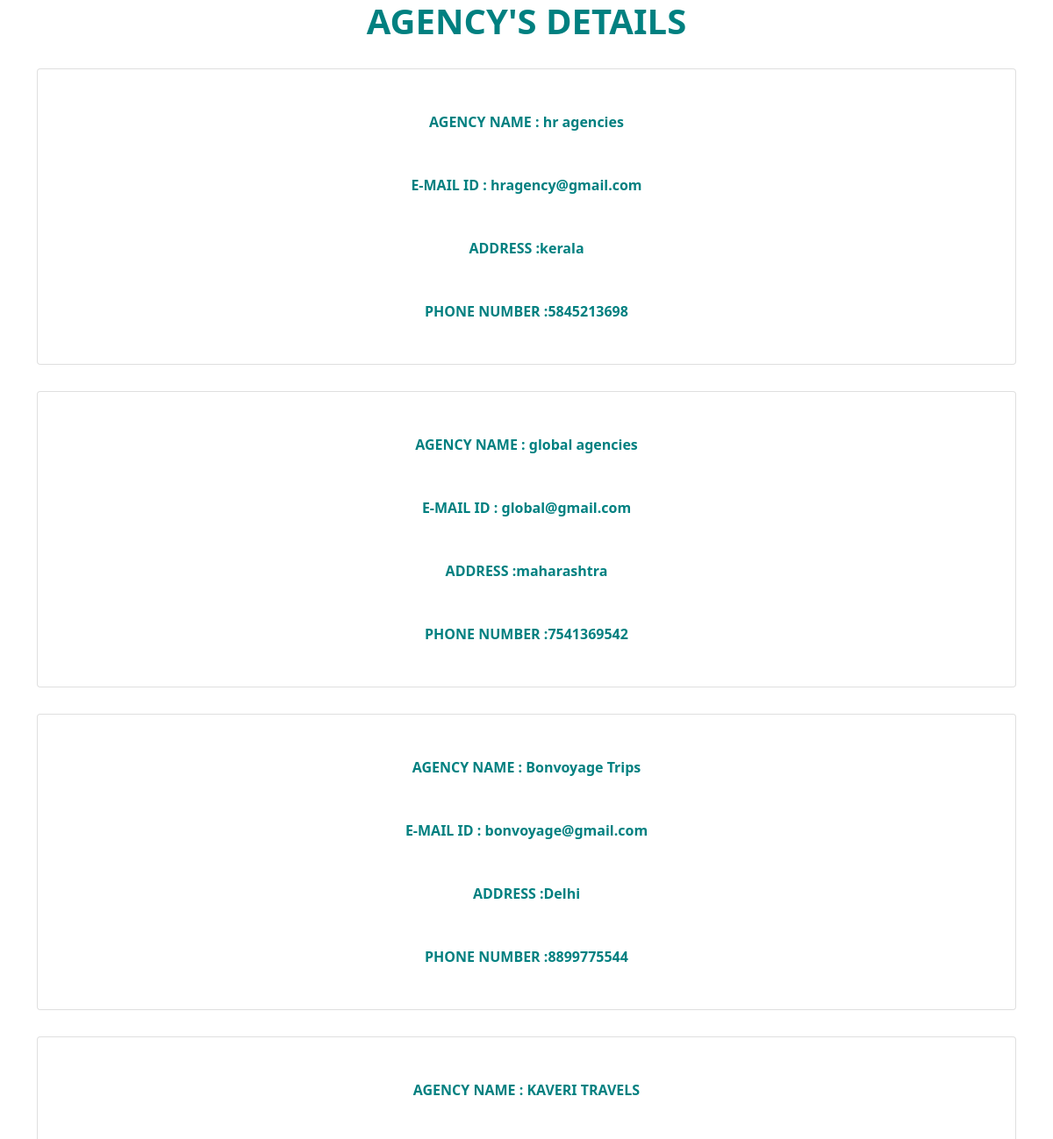
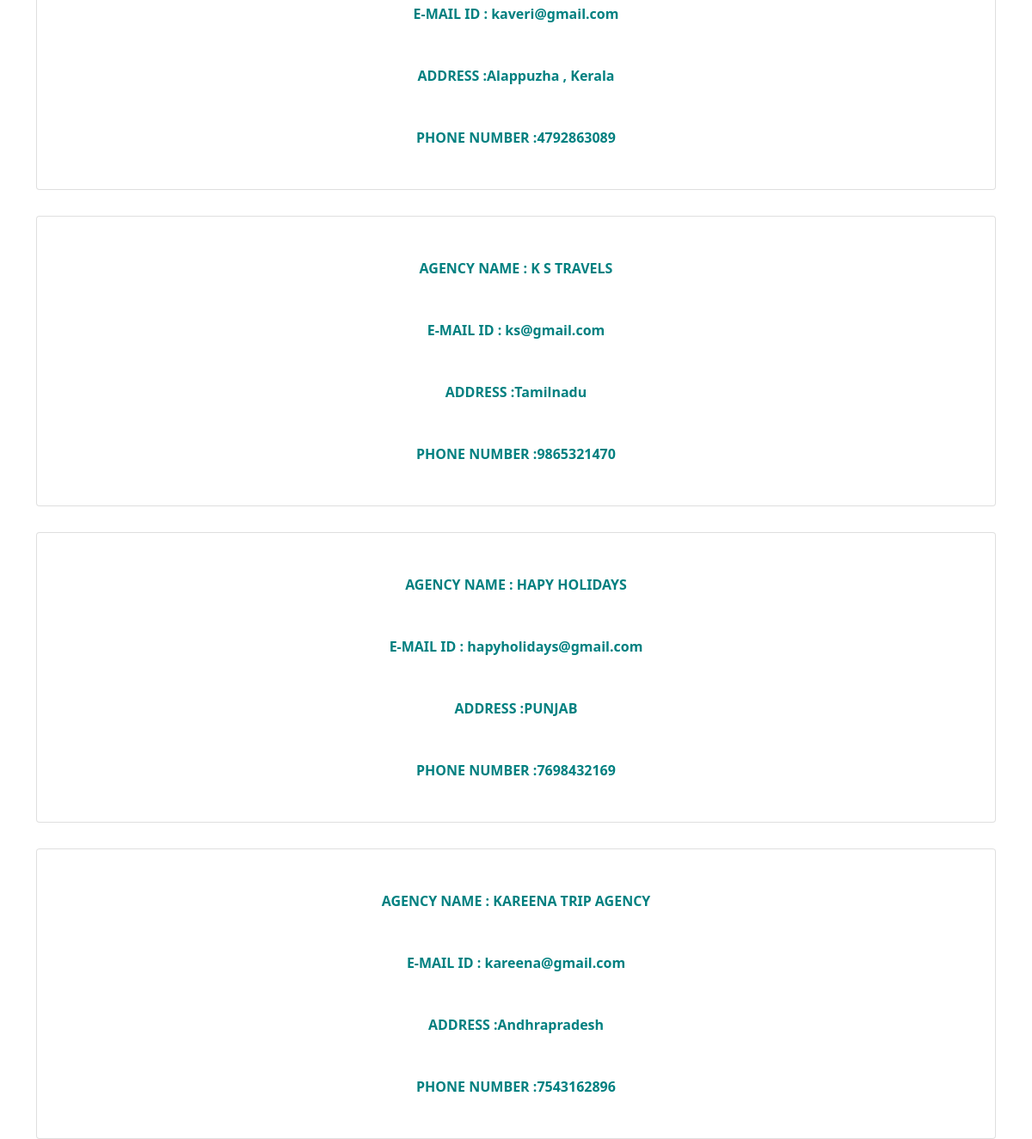
Page /bonvoyage/agencydetails/ on the committed database (2 pictures, top to bottom).
### bonvoyage/models.py (models this page shows)
class agencyregmodel(models.Model):
    agency=models.CharField(max_length=20)
    email=models.EmailField()
    address=models.CharField(max_length=300)
    phone=models.IntegerField()
    password=models.CharField(max_length=10)

### bonvoyage/views.py (the view)
# urls.py: path('agencydetails/',agencydetails),
def agencydetails(request):
    a=agencyregmodel.objects.all()
    return render(request,'agencydetails.html',{'a':a})

### bonvoyage/templates/agencydetails.html (shortened to what this page needs)
<!DOCTYPE html>
<html lang="en">
<head>
    <link href="https://cdn.jsdelivr.net/npm/bootstrap@5.0.2/dist/css/bootstrap.min.css" rel="stylesheet"
>
</head>
<body background="https://img.freepik.com/premium-vector/white-clouds-blue-sky-seamless-pattern-different-form-fluffy-clouds-light-heaven-background-vector-flat-cartoon-style-abstract-endless-texture-web-covers-decoration-kids-print-design_502274-343.jpg?w=2000">
<center><h1 style="color:teal;"><strong>AGENCY'S DETAILS</strong></h1></center>
<form method="post">{% csrf_token %}
    {% for i in a %}
    <div class="container" style="margin-top:30px;">
        <div class="card" style="text-align:center;color:teal"><br><br>
        <label><b>AGENCY NAME : {{i.agency}}</b></label><br><br>
        <label><b>E-MAIL ID : {{i.email}}</b></label><br><br>
        <label><b>ADDRESS :{{i.address}}</b></label><br><br>
        <label><b>PHONE NUMBER :{{i.phone}}</b></label><br><br>
        </div>
    </div>
    {% endfor %}
</form>
</body>
</html>

### rows in the picture
agencyregmodel: agency "hr agencies", email "hragency@gmail.com", address "kerala", phone "5845213698"
agencyregmodel: agency "global agencies", email "global@gmail.com", address "maharashtra", phone "7541369542"
agencyregmodel: agency "Bonvoyage Trips", email "bonvoyage@gmail.com", address "Delhi", phone "8899775544"
agencyregmodel: agency "KAVERI TRAVELS", email "kaveri@gmail.com", address "Alappuzha , Kerala", phone "4792863089"
agencyregmodel: agency "K S TRAVELS", email "ks@gmail.com", address "Tamilnadu", phone "9865321470"
agencyregmodel: agency "HAPY HOLIDAYS", email "hapyholidays@gmail.com", address "PUNJAB", phone "7698432169"
agencyregmodel: agency "KAREENA TRIP AGENCY", email "kareena@gmail.com", address "Andhrapradesh", phone "7543162896"
